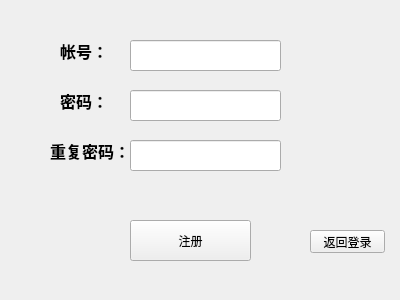
<?xml version="1.0" encoding="UTF-8"?>
<ui version="4.0">
 <class>RegisterWindow</class>
 <widget class="QMainWindow" name="RegisterWindow">
  <property name="geometry">
   <rect>
    <x>0</x>
    <y>0</y>
    <width>400</width>
    <height>300</height>
   </rect>
  </property>
  <property name="windowTitle">
   <string>LoginWindow</string>
  </property>
  <widget class="QWidget" name="centralWidget">
   <widget class="QPushButton" name="login_btn">
    <property name="geometry">
     <rect>
      <x>130</x>
      <y>220</y>
      <width>121</width>
      <height>41</height>
     </rect>
    </property>
    <property name="text">
     <string>注册</string>
    </property>
   </widget>
   <widget class="QLineEdit" name="account_input">
    <property name="geometry">
     <rect>
      <x>130</x>
      <y>40</y>
      <width>151</width>
      <height>31</height>
     </rect>
    </property>
   </widget>
   <widget class="QLineEdit" name="password_input">
    <property name="geometry">
     <rect>
      <x>130</x>
      <y>90</y>
      <width>151</width>
      <height>31</height>
     </rect>
    </property>
    <property name="echoMode">
     <enum>QLineEdit::Password</enum>
    </property>
   </widget>
   <widget class="QLabel" name="account_text">
    <property name="geometry">
     <rect>
      <x>60</x>
      <y>40</y>
      <width>51</width>
      <height>21</height>
     </rect>
    </property>
    <property name="font">
     <font>
      <pointsize>12</pointsize>
      <weight>75</weight>
      <bold>true</bold>
     </font>
    </property>
    <property name="text">
     <string>帐号：</string>
    </property>
   </widget>
   <widget class="QLabel" name="password_text">
    <property name="geometry">
     <rect>
      <x>60</x>
      <y>90</y>
      <width>51</width>
      <height>21</height>
     </rect>
    </property>
    <property name="font">
     <font>
      <pointsize>12</pointsize>
      <weight>75</weight>
      <bold>true</bold>
     </font>
    </property>
    <property name="text">
     <string>密码：</string>
    </property>
   </widget>
   <widget class="QLineEdit" name="password_input_2">
    <property name="geometry">
     <rect>
      <x>130</x>
      <y>140</y>
      <width>151</width>
      <height>31</height>
     </rect>
    </property>
    <property name="echoMode">
     <enum>QLineEdit::Password</enum>
    </property>
   </widget>
   <widget class="QLabel" name="password_text_2">
    <property name="geometry">
     <rect>
      <x>50</x>
      <y>140</y>
      <width>81</width>
      <height>21</height>
     </rect>
    </property>
    <property name="font">
     <font>
      <pointsize>12</pointsize>
      <weight>75</weight>
      <bold>true</bold>
     </font>
    </property>
    <property name="text">
     <string>重复密码：</string>
    </property>
   </widget>
   <widget class="QPushButton" name="return_login">
    <property name="geometry">
     <rect>
      <x>310</x>
      <y>230</y>
      <width>75</width>
      <height>23</height>
     </rect>
    </property>
    <property name="text">
     <string>返回登录</string>
    </property>
   </widget>
   <widget class="QLabel" name="error_msg_text">
    <property name="geometry">
     <rect>
      <x>60</x>
      <y>185</y>
      <width>301</width>
      <height>21</height>
     </rect>
    </property>
    <property name="font">
     <font>
      <weight>75</weight>
      <bold>true</bold>
     </font>
    </property>
    <property name="text">
     <string/>
    </property>
    <property name="alignment">
     <set>Qt::AlignCenter</set>
    </property>
   </widget>
  </widget>
 </widget>
 <layoutdefault spacing="6" margin="11"/>
 <resources/>
 <connections/>
</ui>
